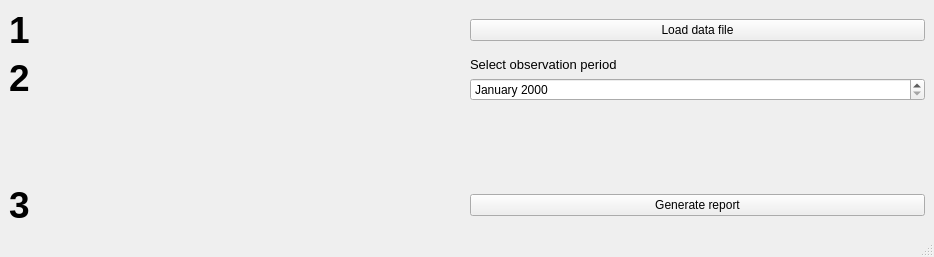
<?xml version="1.0" encoding="UTF-8"?>
<ui version="4.0">
 <class>MainWindow</class>
 <widget class="QMainWindow" name="MainWindow">
  <property name="geometry">
   <rect>
    <x>0</x>
    <y>0</y>
    <width>934</width>
    <height>257</height>
   </rect>
  </property>
  <property name="windowTitle">
   <string>MAMC Behavioral Health Therapy Dosage</string>
  </property>
  <widget class="QWidget" name="centralwidget">
   <layout class="QHBoxLayout" name="horizontalLayout_2">
    <item>
     <layout class="QHBoxLayout" name="horizontalLayout">
      <item>
       <layout class="QGridLayout" name="gridLayout" rowstretch="0,0,0" columnstretch="0,0">
        <property name="sizeConstraint">
         <enum>QLayout::SetDefaultConstraint</enum>
        </property>
        <item row="0" column="0" alignment="Qt::AlignVCenter">
         <widget class="QLabel" name="label">
          <property name="font">
           <font>
            <family>Arial</family>
            <pointsize>28</pointsize>
            <weight>75</weight>
            <bold>true</bold>
           </font>
          </property>
          <property name="text">
           <string>1</string>
          </property>
         </widget>
        </item>
        <item row="0" column="1">
         <widget class="QPushButton" name="load_file_btn">
          <property name="sizePolicy">
           <sizepolicy hsizetype="Minimum" vsizetype="Fixed">
            <horstretch>0</horstretch>
            <verstretch>0</verstretch>
           </sizepolicy>
          </property>
          <property name="text">
           <string>Load data file</string>
          </property>
         </widget>
        </item>
        <item row="1" column="0" alignment="Qt::AlignTop">
         <widget class="QLabel" name="label_2">
          <property name="font">
           <font>
            <family>Arial</family>
            <pointsize>28</pointsize>
            <weight>75</weight>
            <bold>true</bold>
           </font>
          </property>
          <property name="text">
           <string>2</string>
          </property>
         </widget>
        </item>
        <item row="1" column="1">
         <layout class="QVBoxLayout" name="verticalLayout_2" stretch="0,0">
          <item>
           <widget class="QLabel" name="label_4">
            <property name="sizePolicy">
             <sizepolicy hsizetype="Minimum" vsizetype="Fixed">
              <horstretch>0</horstretch>
              <verstretch>0</verstretch>
             </sizepolicy>
            </property>
            <property name="font">
             <font>
              <family>Arial</family>
              <pointsize>10</pointsize>
             </font>
            </property>
            <property name="text">
             <string>Select observation period</string>
            </property>
           </widget>
          </item>
          <item alignment="Qt::AlignTop">
           <widget class="QDateEdit" name="dateEdit">
            <property name="sizePolicy">
             <sizepolicy hsizetype="Minimum" vsizetype="Fixed">
              <horstretch>0</horstretch>
              <verstretch>0</verstretch>
             </sizepolicy>
            </property>
            <property name="displayFormat">
             <string>MMMM yyyy</string>
            </property>
           </widget>
          </item>
         </layout>
        </item>
        <item row="2" column="0" alignment="Qt::AlignTop">
         <widget class="QLabel" name="label_3">
          <property name="sizePolicy">
           <sizepolicy hsizetype="Preferred" vsizetype="Preferred">
            <horstretch>0</horstretch>
            <verstretch>0</verstretch>
           </sizepolicy>
          </property>
          <property name="font">
           <font>
            <family>Arial</family>
            <pointsize>28</pointsize>
            <weight>75</weight>
            <bold>true</bold>
           </font>
          </property>
          <property name="text">
           <string>3</string>
          </property>
         </widget>
        </item>
        <item row="2" column="1">
         <widget class="QPushButton" name="save_report_btn">
          <property name="text">
           <string>Generate report</string>
          </property>
         </widget>
        </item>
       </layout>
      </item>
     </layout>
    </item>
   </layout>
  </widget>
  <widget class="QMenuBar" name="menubar">
   <property name="geometry">
    <rect>
     <x>0</x>
     <y>0</y>
     <width>934</width>
     <height>26</height>
    </rect>
   </property>
  </widget>
  <widget class="QStatusBar" name="statusbar"/>
 </widget>
 <resources/>
 <connections/>
</ui>
